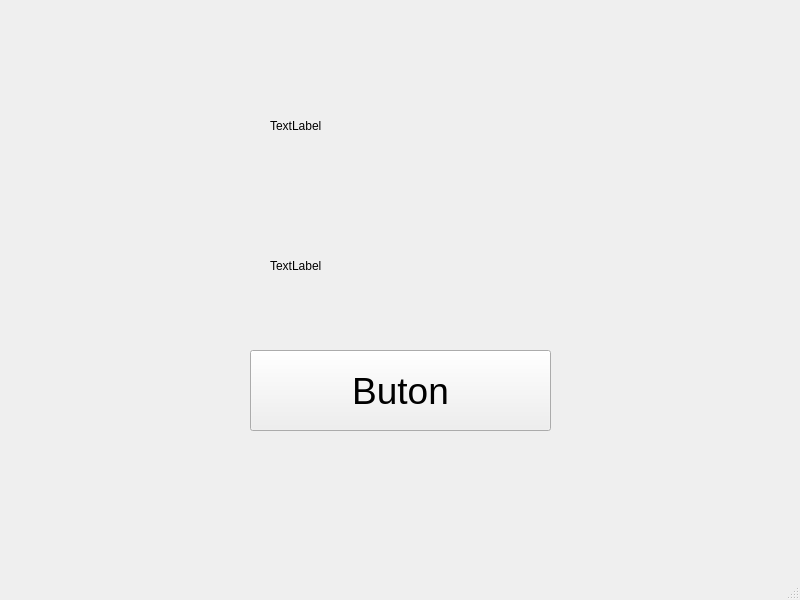
<?xml version="1.0" encoding="UTF-8"?>
<ui version="4.0">
 <class>MainWindow</class>
 <widget class="QMainWindow" name="MainWindow">
  <property name="geometry">
   <rect>
    <x>0</x>
    <y>0</y>
    <width>800</width>
    <height>600</height>
   </rect>
  </property>
  <property name="windowTitle">
   <string>MainWindow</string>
  </property>
  <widget class="QWidget" name="centralwidget">
   <widget class="QPushButton" name="btn1">
    <property name="geometry">
     <rect>
      <x>250</x>
      <y>350</y>
      <width>301</width>
      <height>81</height>
     </rect>
    </property>
    <property name="font">
     <font>
      <pointsize>28</pointsize>
     </font>
    </property>
    <property name="text">
     <string>Buton</string>
    </property>
   </widget>
   <widget class="QLabel" name="lbl1">
    <property name="geometry">
     <rect>
      <x>270</x>
      <y>90</y>
      <width>181</width>
      <height>71</height>
     </rect>
    </property>
    <property name="text">
     <string>TextLabel</string>
    </property>
   </widget>
   <widget class="QLabel" name="lbl2">
    <property name="geometry">
     <rect>
      <x>270</x>
      <y>240</y>
      <width>201</width>
      <height>51</height>
     </rect>
    </property>
    <property name="text">
     <string>TextLabel</string>
    </property>
   </widget>
  </widget>
  <widget class="QMenuBar" name="menubar">
   <property name="geometry">
    <rect>
     <x>0</x>
     <y>0</y>
     <width>800</width>
     <height>26</height>
    </rect>
   </property>
  </widget>
  <widget class="QStatusBar" name="statusbar"/>
 </widget>
 <resources/>
 <connections/>
</ui>
